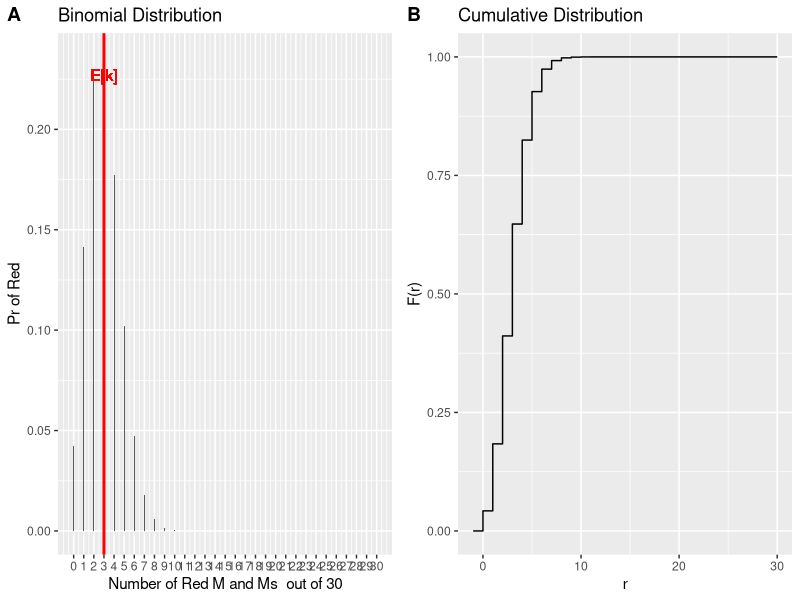
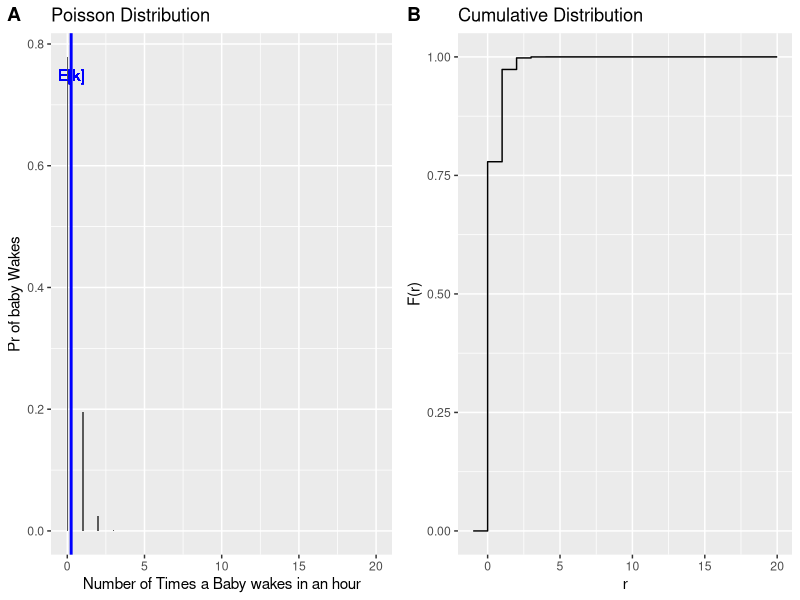
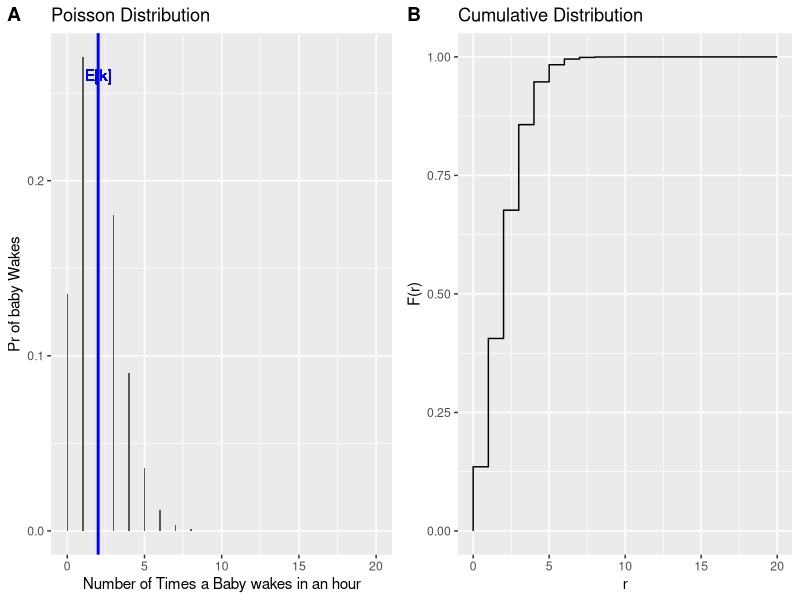
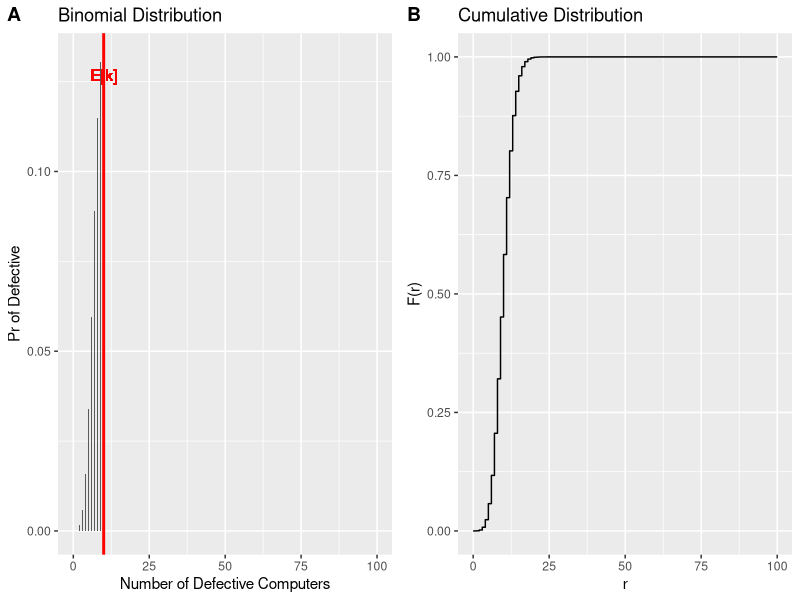
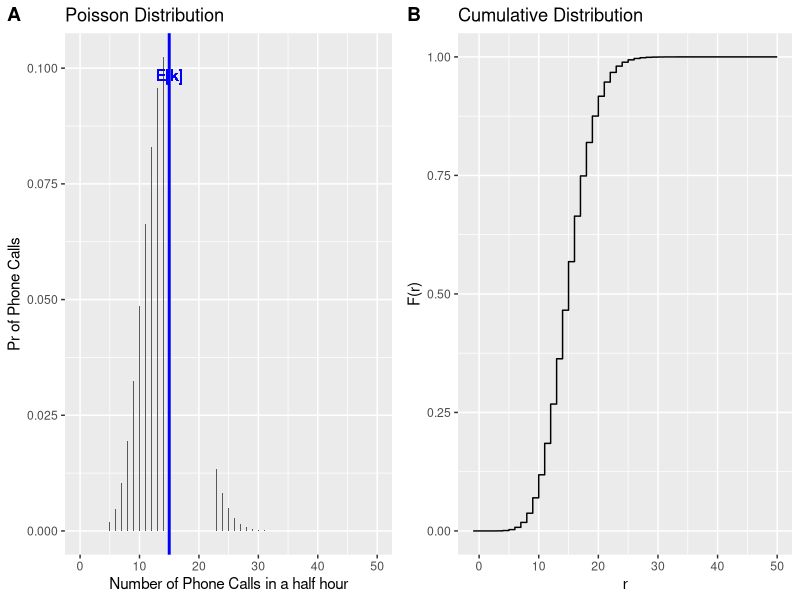

Recreate these plots in R, in order.
## ---- chunk 1
knitr::opts_chunk$set(echo = FALSE, message=FALSE, warning = FALSE, fig.align = "center", fig.pos = "H",dpi = 300)
## ---- chunk 2
# automatically create a bib database for R packages
knitr::write_bib(c(
  .packages(), 'bookdown', 'knitr', 'rmarkdown'
), 'packages.bib')
library(ggpubr)
library(knitr)
library(ggplot2)
library(ggpubr)
library(knitr)
library(rstatix)
library(tidyverse)
library(dplyr)
library(reshape2)
library(kableExtra)
library(rstatix)

## ---- chunk 3
n<-30
k<-1
MandM<-0:n # Number of Games
Pr_Red<-0.1 # Probability of Success
Pr_Reds<-c(dbinom(0:n,n,Pr_Red)) # Binomial Probability 
Q1ii<-c(dbinom(0:k,n,Pr_Red))
E_X<- n*Pr_Red # Expected Value
Var_X<-n*Pr_Red*(1-Pr_Red) # Variance

## ---- chunk 4
df <- data.frame(MandM,Pr_Reds)
## Plot
binomial.p_dist<-ggplot(df, aes(x=MandM,y=Pr_Reds)) + geom_col(width = 0.1)+
  xlab("Number of Red M and Ms  out of 30")+
  ylab("Pr of Red")+ggtitle("Binomial Distribution")+
  scale_x_continuous(breaks=0:n)+ 
  geom_vline(xintercept = E_X, color = "Red", size=1)+
  geom_text(aes(x=E_X, label="E[k]", y=max(Pr_Reds)),vjust=2, 
            colour="red",  text=element_text(size=18))



 r<-c(-1,MandM) # Number of Games
CumPr_Reds<-c(0,cumsum(Pr_Reds))
df <- data.frame(r,CumPr_Reds)
  binomial.p_cum<-ggplot(df, aes(x=r,y=CumPr_Reds)) + geom_step()+
  xlab("r")+ylab("F(r)")+
  ggtitle("Cumulative Distribution")
  
ggarrange(  binomial.p_dist, binomial.p_cum, 
          labels = c("A", "B"),
          ncol = 2, nrow = 1)

## ---- chunk 5
Wake<-0:20 # Number of Games
Baby_wakes<-0.25 # Lambda
Pr_wakes<-c(dpois(Wake,Baby_wakes)) # Poisson Probabilities
E_X<-Baby_wakes # Expected Outcome

df <- data.frame(Wake,Pr_wakes)

## Plot
Poisson.p_dist<-ggplot(df, aes(x=Wake,y=Pr_wakes)) + 
  geom_col(width = 0.1)+xlab("Number of Times a Baby wakes in an hour")+
  ylab("Pr of baby Wakes")+ggtitle("Poisson Distribution")+ 
  geom_vline(xintercept = E_X,  color = "blue", size=1)+
  geom_text(aes(x=E_X, label="E[k]", y=max(Pr_wakes)),vjust=2,
            colour="blue",text=element_text(size=18))


 r<-c(-1,Wake) # Number of Games
CumPr_wakes<-c(0,cumsum(Pr_wakes))
df <- data.frame(r,CumPr_wakes)
  Poisson.p_cum<-ggplot(df, aes(x=r,y=CumPr_wakes)) + geom_step()+
  xlab("r")+ylab("F(r)")+
  ggtitle("Cumulative Distribution")
  
ggarrange( Poisson.p_dist, Poisson.p_cum, 
          labels = c("A", "B"),
          ncol = 2, nrow = 1)
## ---- chunk 6

Baby_wakes<-0.25*8 # Lambda
Pr_wakes<-c(dpois(Wake,Baby_wakes)) # Poisson Probabilities
E_X<-Baby_wakes # Expected Outcome

df <- data.frame(Wake,Pr_wakes)

## Plot
Poisson.p_dist<-ggplot(df, aes(x=Wake,y=Pr_wakes)) + 
  geom_col(width = 0.1)+xlab("Number of Times a Baby wakes in an hour")+
  ylab("Pr of baby Wakes")+ggtitle("Poisson Distribution")+ 
  geom_vline(xintercept = E_X,  color = "blue", size=1)+
  geom_text(aes(x=E_X, label="E[k]", y=max(Pr_wakes)),vjust=2,
            colour="blue",text=element_text(size=18))



 r<-c(0,Wake) # Number of Games
CumPr_wakes<-c(0,cumsum(Pr_wakes))
df <- data.frame(r,CumPr_wakes)
  Poisson.p_cum<-ggplot(df, aes(x=r,y=CumPr_wakes)) + geom_step()+
  xlab("r")+ylab("F(r)")+
  ggtitle("Cumulative Distribution")
  
ggarrange( Poisson.p_dist, Poisson.p_cum, 
          labels = c("A", "B"),
          ncol = 2, nrow = 1)
## ---- chunk 7

Baby_wakes<-0.25*8 # Lambda
Pr_wakes_zero<-dpois(0,Baby_wakes) #
## ---- chunk 8
n<-100
k<-2
Computers<-0:n # Number of Games
Pr_Def<-0.1 # Probability of Success
Pr_Defs<-c(dbinom(0:n,n,Pr_Def)) # Binomial Probability 
Q4ii<-c(dbinom(0:k,n,Pr_Def))
E_X<- n*Pr_Def # Expected Value
Var_X<-n*Pr_Def*(1-Pr_Def) # Variance

## ---- chunk 9
df <- data.frame(Computers,Pr_Defs)
## Plot
binomial.p_dist<-ggplot(df, aes(x=Computers,y=Pr_Defs)) + geom_col(width = 0.1)+
  xlab("Number of Defective Computers")+
  ylab("Pr of Defective")+ggtitle("Binomial Distribution")+
  geom_vline(xintercept = E_X, color = "Red", size=1)+
  geom_text(aes(x=E_X, label="E[k]", y=max(Pr_Defs)),vjust=2, 
            colour="red",  text=element_text(size=18))


 r<-c(1,Computers) # Number of Games
CumPr_Defs<-c(0,cumsum(Pr_Defs))
df <- data.frame(r,CumPr_Defs)
  binomial.p_cum<-ggplot(df, aes(x=r,y=CumPr_Defs)) + geom_step()+
  xlab("r")+ylab("F(r)")+
  ggtitle("Cumulative Distribution")
  
ggarrange( binomial.p_dist, binomial.p_cum, 
          labels = c("A", "B"),
          ncol = 2, nrow = 1)
 
## ---- chunk 10
Calls<-0:50 # Number of Games
No_of_Calls<-15 # Lambda
Pr_Calls<-c(dpois(Calls,No_of_Calls)) # Poisson Probabilities
E_X<-No_of_Calls # Expected Outcome

df <- data.frame(Calls,Pr_Calls)

## Plot
Poisson.p_dist<-ggplot(df, aes(x=Calls,y=Pr_Calls)) + 
  geom_col(width = 0.1)+xlab("Number of Phone Calls in a half hour")+
  ylab("Pr of Phone Calls")+ggtitle("Poisson Distribution")+ 
  geom_vline(xintercept = E_X,  color = "blue", size=1)+
  geom_text(aes(x=E_X, label="E[k]", y=max(Pr_Calls)),vjust=2,
            colour="blue",text=element_text(size=18))

r<-c(-1,Calls) # Number of Games
CumPr_Calls<-c(0,cumsum(Pr_Calls))
df <- data.frame(r,CumPr_Calls)
  Poisson.p_cum<-ggplot(df, aes(x=r,y=CumPr_Calls)) + geom_step()+
  xlab("r")+ylab("F(r)")+
  ggtitle("Cumulative Distribution")


ggarrange( Poisson.p_dist, Poisson.p_cum, 
          labels = c("A", "B"),
          ncol = 2, nrow = 1)
## ---- chunk 11
No_of_Calls<-15 # Lambda
Pr_Calls_10<-dpois(10,No_of_Calls) #  10 Calls Poisson Probability
Pr_Calls_20<-dpois(20,No_of_Calls) #  20 Calls Poisson Probability
Pr_Calls_10_then_20 <- Pr_Calls_10*Pr_Calls_20
